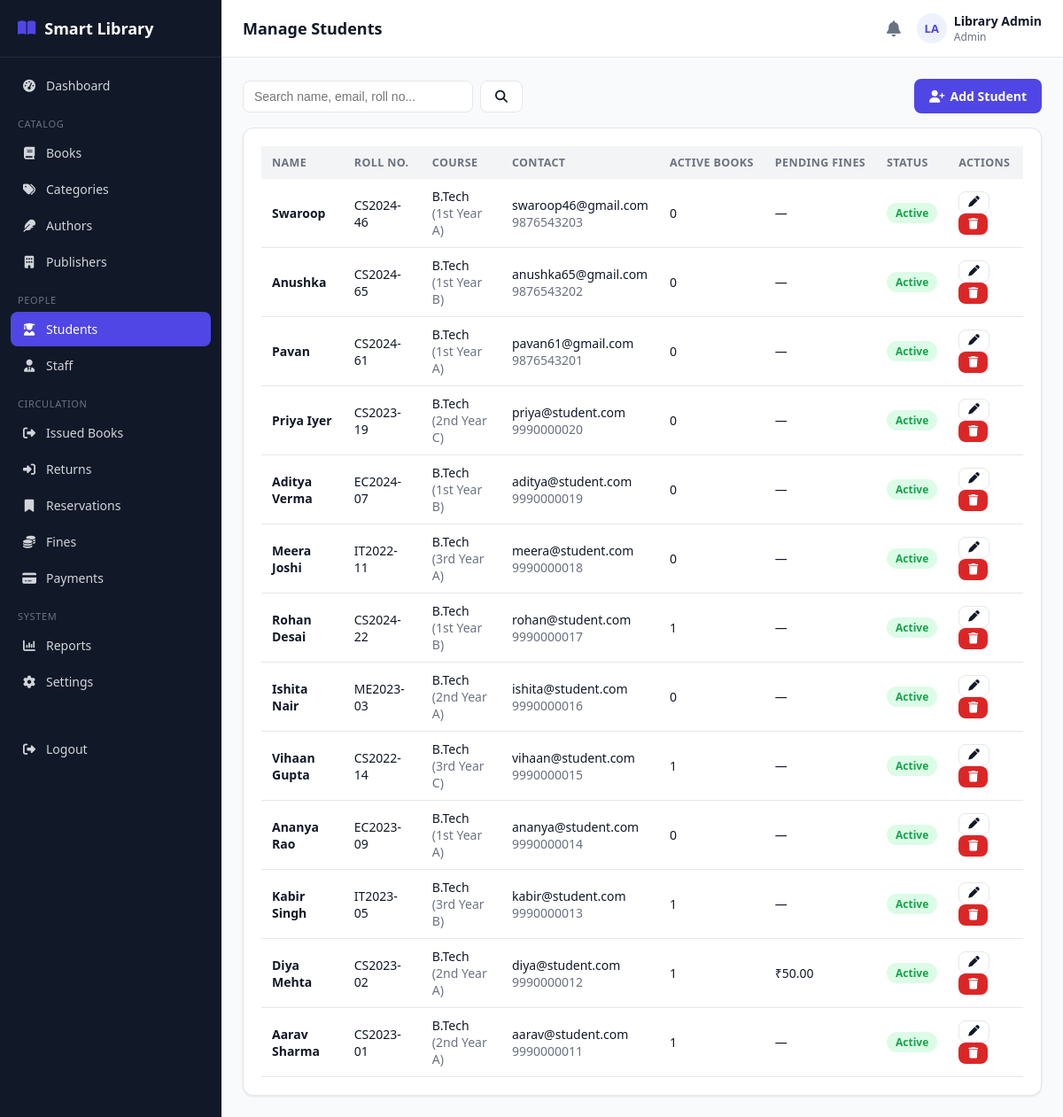
The app's page /admin/students.php (signed in) with its own data.
### tables this page shows
CREATE TABLE students (
    id INT AUTO_INCREMENT PRIMARY KEY,
    user_id INT NOT NULL,
    roll_number VARCHAR(40) NOT NULL UNIQUE,
    course VARCHAR(100) DEFAULT NULL,
    department VARCHAR(100) DEFAULT NULL,
    year VARCHAR(20) DEFAULT NULL,
    division VARCHAR(20) DEFAULT NULL,
    address VARCHAR(255) DEFAULT NULL,
    registration_date DATE NOT NULL,
    max_books INT NOT NULL DEFAULT 3,
    created_at TIMESTAMP DEFAULT CURRENT_TIMESTAMP,
    updated_at TIMESTAMP DEFAULT CURRENT_TIMESTAMP ON UPDATE CURRENT_TIMESTAMP,
    FOREIGN KEY (user_id) REFERENCES users(id) ON DELETE CASCADE
);

CREATE TABLE users (
    id INT AUTO_INCREMENT PRIMARY KEY,
    name VARCHAR(120) NOT NULL,
    email VARCHAR(150) NOT NULL UNIQUE,
    password VARCHAR(255) NOT NULL,
    role ENUM('admin','librarian','student') NOT NULL,
    phone VARCHAR(20) DEFAULT NULL,
    photo VARCHAR(255) DEFAULT NULL,
    status ENUM('active','inactive') NOT NULL DEFAULT 'active',
    reset_token VARCHAR(255) DEFAULT NULL,
    reset_expires DATETIME DEFAULT NULL,
    created_at TIMESTAMP DEFAULT CURRENT_TIMESTAMP,
    updated_at TIMESTAMP DEFAULT CURRENT_TIMESTAMP ON UPDATE CURRENT_TIMESTAMP
);

### admin/students.php (the view, shortened to what this page needs)
<?php
require_once __DIR__ . '/../includes/functions.php';
require_once __DIR__ . '/../includes/auth-check.php';
$search = trim($_GET['q'] ?? '');
$where = ''; $params = [];
$stmt = $pdo->prepare("
    SELECT s.*, u.name, u.email, u.phone, u.status,
        (SELECT COUNT(*) FROM book_issues bi WHERE bi.student_id=s.id AND bi.status IN ('issued','overdue')) active_books,
        (SELECT COALESCE(SUM(amount),0) FROM fines f WHERE f.student_id=s.id AND f.status='pending') pending_fines
    FROM students s JOIN users u ON u.id = s.user_id
    $where ORDER BY s.id DESC");
$stmt->execute($params);
$students = $stmt->fetchAll();
include __DIR__ . '/../includes/header.php';
?>
<div class="table-toolbar">
    <form method="GET" class="flex gap-2">
        <input type="text" name="q" class="form-control" style="width:260px;" placeholder="Search name, email, roll no..." value="<?= e($search) ?>">
        <button class="btn btn-outline" type="submit"><i class="fa-solid fa-magnifying-glass"></i></button>
    </form>
    <a href="students.php?action=add" class="btn btn-primary"><i class="fa-solid fa-user-plus"></i> Add Student</a>
</div>
<div class="card">
    <?php if (!$students): ?>
        <div class="empty-state"><i class="fa-solid fa-user-graduate"></i>No students found.</div>
    <?php else: ?>
    <div class="table-wrap">
        <table class="data-table">
            <thead><tr><th>Name</th><th>Roll No.</th><th>Course</th><th>Contact</th><th>Active Books</th><th>Pending Fines</th><th>Status</th><th>Actions</th></tr></thead>
            <tbody>
            <?php foreach ($students as $s): ?>
                <tr>
                    <td><strong><?= e($s['name']) ?></strong></td>
                    <td><?= e($s['roll_number']) ?></td>
                    <td><?= e($s['course']) ?> <span class="text-muted">(<?= e($s['year']) ?> <?= e($s['division']) ?>)</span></td>
                    <td><?= e($s['email']) ?><br><span class="text-muted"><?= e($s['phone']) ?></span></td>
                    <td><?= (int)$s['active_books'] ?></td>
                    <td><?= $s['pending_fines'] > 0 ? '&#8377;' . number_format($s['pending_fines'], 2) : '—' ?></td>
                    <td><?= statusBadge($s['status']) ?></td>
                    <td>
                        <a class="btn btn-sm btn-outline" href="students.php?edit=<?= $s['id'] ?>"><i class="fa-solid fa-pen"></i></a>
                        <form method="POST" style="display:inline;" data-confirm="Remove this student?">
                            <button class="btn btn-sm btn-danger" type="submit"><i class="fa-solid fa-trash"></i></button>
                        </form>
                    </td>
                </tr>
            <?php endforeach; ?>
            </tbody>
        </table>
    </div>
    <?php endif; ?>
</div>
<?php include __DIR__ . '/../includes/footer.php'; ?>

### includes/functions.php (shortened to what this page needs)
<?php
function e($value) {
    return htmlspecialchars($value ?? '', ENT_QUOTES, 'UTF-8');
}
function statusBadge($status) {
    $colors = [
        'active' => 'badge-green', 'available' => 'badge-green', 'paid' => 'badge-green',
        'returned' => 'badge-green', 'completed' => 'badge-green', 'approved' => 'badge-green', 'ready' => 'badge-green',
        'issued' => 'badge-blue', 'pending' => 'badge-yellow',
        'overdue' => 'badge-red', 'inactive' => 'badge-gray', 'cancelled' => 'badge-gray',
        'expired' => 'badge-gray', 'lost' => 'badge-red', 'damaged' => 'badge-red', 'waived' => 'badge-gray',
    ];
    $class = $colors[$status] ?? 'badge-gray';
    return '<span class="badge ' . $class . '">' . e(ucfirst($status)) . '</span>';
}

### assets/css/style.css (style rules this page uses)
:root { --primary: #4f46e5; --primary-dark: #4338ca; --primary-light: #eef2ff; --success: #16a34a; --success-light: #dcfce7; --warning: #ca8a04; --warning-light: #fef9c3; --danger: #dc2626; --danger-light: #fee2e2; --gray: #6b7280; --gray-light: #f3f4f6; --border: #e5e7eb; --text: #111827; --text-muted: #6b7280; --bg: #f9fafb; --white: #ffffff; --sidebar-w: 250px; --radius: 12px; --shadow: 0 1px 3px rgba(0,0,0,0.06), 0 1px 2px rgba(0,0,0,0.04); }
* { box-sizing: border-box; }
body { margin: 0; font-family: 'Segoe UI', system-ui, -apple-system, Roboto, sans-serif; background: var(--bg); color: var(--text); font-size: 15px; }
a { color: var(--primary); text-decoration: none; }
.card { background: var(--white); border: 1px solid var(--border); border-radius: var(--radius); box-shadow: var(--shadow); padding: 20px; }
.btn { display: inline-flex; align-items: center; gap: 6px; padding: 9px 16px; border-radius: 8px; border: 1px solid transparent; font-size: 14px; font-weight: 600; cursor: pointer; text-decoration: none; }
.btn-primary { background: var(--primary); color: #fff; }
.btn-outline { background: #fff; border-color: var(--border); color: var(--text); }
.btn-danger { background: var(--danger); color: #fff; }
.btn-sm { padding: 5px 10px; font-size: 12.5px; }
.form-control { width: 100%; padding: 9px 12px; border: 1px solid var(--border); border-radius: 8px; font-size: 14px; background: #fff; color: var(--text); }
.table-wrap { overflow-x: auto; }
table.data-table { width: 100%; border-collapse: collapse; font-size: 14px; }
.data-table th { text-align: left; padding: 10px 12px; background: var(--gray-light); font-weight: 700; font-size: 12.5px; text-transform: uppercase; letter-spacing: 0.03em; color: var(--text-muted); white-space: nowrap; }
.data-table td { padding: 10px 12px; border-bottom: 1px solid var(--border); vertical-align: middle; }
.table-toolbar { display: flex; justify-content: space-between; align-items: center; margin-bottom: 16px; gap: 12px; flex-wrap: wrap; }
.badge { padding: 3px 10px; border-radius: 999px; font-size: 12px; font-weight: 700; display: inline-block; }
.badge-green { background: var(--success-light); color: var(--success); }
.text-muted { color: var(--text-muted); }
.flex { display: flex; }
.gap-2 { gap: 8px; }

### records on screen
students: user.name "Swaroop", roll_number "CS2024-46", course "B.Tech", year "1st Year", division "A", user.email "swaroop46@gmail.com", user.phone "9876543203", active_books "0", user.status "Active"
students: user.name "Anushka", roll_number "CS2024-65", course "B.Tech", year "1st Year", division "B", user.email "anushka65@gmail.com", user.phone "9876543202", active_books "0", user.status "Active"
students: user.name "Pavan", roll_number "CS2024-61", course "B.Tech", year "1st Year", division "A", user.email "pavan61@gmail.com", user.phone "9876543201", active_books "0", user.status "Active"
students: user.name "Priya Iyer", roll_number "CS2023-19", course "B.Tech", year "2nd Year", division "C", user.email "priya@student.com", user.phone "9990000020", active_books "0", user.status "Active"
students: user.name "Aditya Verma", roll_number "EC2024-07", course "B.Tech", year "1st Year", division "B", user.email "aditya@student.com", user.phone "9990000019", active_books "0", user.status "Active"
students: user.name "Meera Joshi", roll_number "IT2022-11", course "B.Tech", year "3rd Year", division "A", user.email "meera@student.com", user.phone "9990000018", active_books "0", user.status "Active"
students: user.name "Rohan Desai", roll_number "CS2024-22", course "B.Tech", year "1st Year", division "B", user.email "rohan@student.com", user.phone "9990000017", active_books "1", user.status "Active"
students: user.name "Ishita Nair", roll_number "ME2023-03", course "B.Tech", year "2nd Year", division "A", user.email "ishita@student.com", user.phone "9990000016", active_books "0", user.status "Active"
students: user.name "Vihaan Gupta", roll_number "CS2022-14", course "B.Tech", year "3rd Year", division "C", user.email "vihaan@student.com", user.phone "9990000015", active_books "1", user.status "Active"
students: user.name "Ananya Rao", roll_number "EC2023-09", course "B.Tech", year "1st Year", division "A", user.email "ananya@student.com", user.phone "9990000014", active_books "0", user.status "Active"
students: user.name "Kabir Singh", roll_number "IT2023-05", course "B.Tech", year "3rd Year", division "B", user.email "kabir@student.com", user.phone "9990000013", active_books "1", user.status "Active"
students: user.name "Diya Mehta", roll_number "CS2023-02", course "B.Tech", year "2nd Year", division "A", user.email "diya@student.com", user.phone "9990000012", active_books "1", pending_fines "50.00", user.status "Active"
students: user.name "Aarav Sharma", roll_number "CS2023-01", course "B.Tech", year "2nd Year", division "A", user.email "aarav@student.com", user.phone "9990000011", active_books "1", user.status "Active"

### other values on screen
$label "Dashboard"
$item['_section'] "CATALOG"
$label "Books"
$label "Categories"
$label "Authors"
$label "Publishers"
$item['_section'] "PEOPLE"
$label "Students"
$label "Staff"
$item['_section'] "CIRCULATION"
$label "Issued Books"
$label "Returns"
$label "Reservations"
$label "Fines"
$label "Payments"
